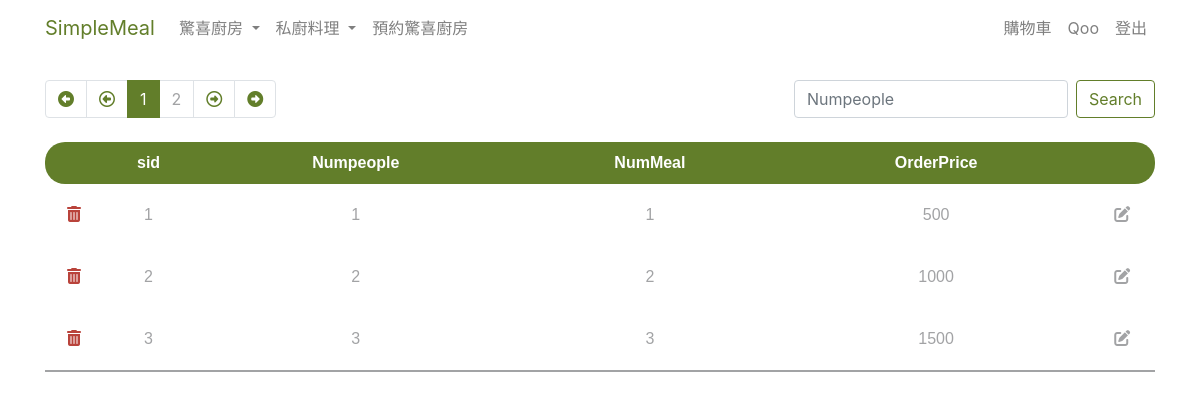
/surprise_list_detail.php (signed in), run on the app's committed database.
### tables this page shows
CREATE TABLE `surprise_list_detail` (
  `sid` int(11) NOT NULL,
  `NumPeople` int(11) NOT NULL,
  `NumMeal` int(11) NOT NULL,
  `OrderPrice` int(11) NOT NULL,
  `CreateTime` datetime NOT NULL
);

### surprise_list_detail.php (the view, shortened to what this page needs)
<?php
require __DIR__ . '/db_connect.php';
$page = isset($_GET['page']) ? intval($_GET['page']) : 1;
$search = isset($_GET['search']) ? ($_GET['search']) : '';
$params = [];
$where = 'WHERE 1';
$perPage = 3;
$t_sql = "SELECT COUNT(1) FROM surprise_list_detail $where";
$totalRows = $pdo->query($t_sql)->fetch()['COUNT(1)'];
$totalPages = ceil($totalRows / $perPage);
$p_sql = sprintf("SELECT * FROM surprise_list_detail %s ORDER BY sid ASC LIMIT %s ,%s", $where, ($page - 1) * $perPage, $perPage);
$stmt = $pdo->query($p_sql);
?>
<?php include __DIR__ . "/parts/head.php" ?>
<?php include __DIR__ . "/parts/navbar.php" ?>
<div class="container">
    <div class="row mt-2">
        <div class="col">
            <nav aria-label="Page navigation example">
                <ul class="pagination m-0">
                    <li class="page-item <?= $page == 1 ? 'disabled' : '' ?>">
                        <a class="page-link" href="?<?php
                                                    $params['page'] = 1;
                                                    echo http_build_query($params);
                                                    ?>">
                            <i class="fas fa-arrow-alt-circle-left page-color"></i>
                        </a>
                    </li>
                    <li class="page-item <?= $page == 1 ? 'disabled' : '' ?>">
                        <a class="page-link" href="?<?php $params['page'] = $page - 1;
                                                    echo http_build_query($params); ?>">
                            <i class="far fa-arrow-alt-circle-left page-color"></i>
                        </a>
                    </li>
                    <?php for ($i = $page - 3; $i <= $page + 3; $i++) :
                        if ($i >= 1 and $i <= $totalPages) : ?>
                            <li class="page-item <?= $page == $i ? 'active' : '' ?>">
                                <a class="page-link" href="?<?php $params['page'] = $i;
                                                            echo http_build_query($params); ?>">
                                    <?= $i ?></a>
                            </li>
                    <?php endif;
                    endfor; ?>
                    <li class="page-item <?= $page == $totalPages ? 'disabled' : '' ?>">
                        <a class="page-link" href="?<?php $params['page'] = $page + 1;
                                                    echo http_build_query($params); ?>">
                            <i class="far fa-arrow-alt-circle-right page-color"></i>
                        </a>
                    </li>
                    <li class="page-item <?= $page == $totalPages ? 'disabled' : '' ?>">
                        <a class="page-link" href="?<?php $params['page'] = $totalPages;
                                                    echo http_build_query($params); ?>">
                            <i class="fas fa-arrow-alt-circle-right page-color"></i>
                        </a>
                    </li>
                </ul>
            </nav>
        </div>
        <div class="col d-flex flex-row-reverse bd-highlight">
            <form class="form-inline my-2 my-lg-0">
                <input class="form-control mr-sm-2" type="search" name="search" value="<?= htmlentities($search) ?>" placeholder="Numpeople" aria-label="Search">
                <button class="btn btn-outline-success my-2 my-sm-0" type="submit">Search</button>
            </form>
        </div>
    </div>
    <div class="row">
        <div class="col mt-4">
            <table class="separate table_style text-center">
                <thead class="head_style">
                    <tr>
                        <th class="trleft_style"></th>
                        <th scope="col">sid</th>
                        <th scope="col">Numpeople</th>
                        <th scope="col">NumMeal</th>
                        <th scope="col">OrderPrice</th>
                        <th class="trright_style"></th>
                    </tr>
                </thead>
                <tbody class="content_style">
                    <?php while ($r = $stmt->fetch()) : ?>
                        <tr>
                            <td class="remove-icon"><a href="javascript:del_it(<?= $r['sid'] ?>)">
                                    <i class="fas fa-trash-alt"></i>
                                </a>
                            </td>
                            <td><?= $r['sid'] ?></td>
                            <td><?= $r['NumPeople'] ?></td>
                            <td><?= $r['NumMeal'] ?></td>
                            <td><?= $r['OrderPrice'] ?></td>
                            <td class="edit-icon"><a href="surprise_list_detail_edit.php?sid=<?= $r['sid'] ?>">
                                    <i class="fas fa-edit"></i>
                                </a>
                            </td>
                        </tr>
                    <?php endwhile; ?>
                </tbody>
            </table>
        </div>
    </div>
</div>
<?php include __DIR__ . "/parts/foot.php" ?>

### style.css (style rules this page uses)
.page-color { color: #627e2a; }
.page-link { color: #a2a3a5; }
.page-item.active .page-link { background-color: #627e2a; border-color: #627e2a; }
.btn-outline-success { border-color: #627e2a; color: #627e2a; }
.table_style { width: 100%; line-height: 40px; justify-content: space-between; font-family: sans-serif, Arial, Helvetica; }
.head_style { background-color: #627e2a; color: #ffffff; }
.trleft_style { border-top-left-radius: 20px; border-bottom-left-radius: 20px; }
.trright_style { border-top-right-radius: 20px; border-bottom-right-radius: 20px; }
.content_style { color: #a2a3a5; line-height: 60px; border-bottom: #a2a3a5 solid 2px; }

### surprise_list_detail.php (style rules this page uses)
.remove-icon a i { color: #B9433B; }
.edit-icon a i { color: #a2a3a5; }

### data on the page
surprise_list_detail: sid "1", NumPeople "1", NumMeal "1", OrderPrice "500"
surprise_list_detail: sid "2", NumPeople "2", NumMeal "2", OrderPrice "1000"
surprise_list_detail: sid "3", NumPeople "3", NumMeal "3", OrderPrice "1500"

### other printed values
$_SESSION['lydia_admins']['nickname'] "Qoo"
